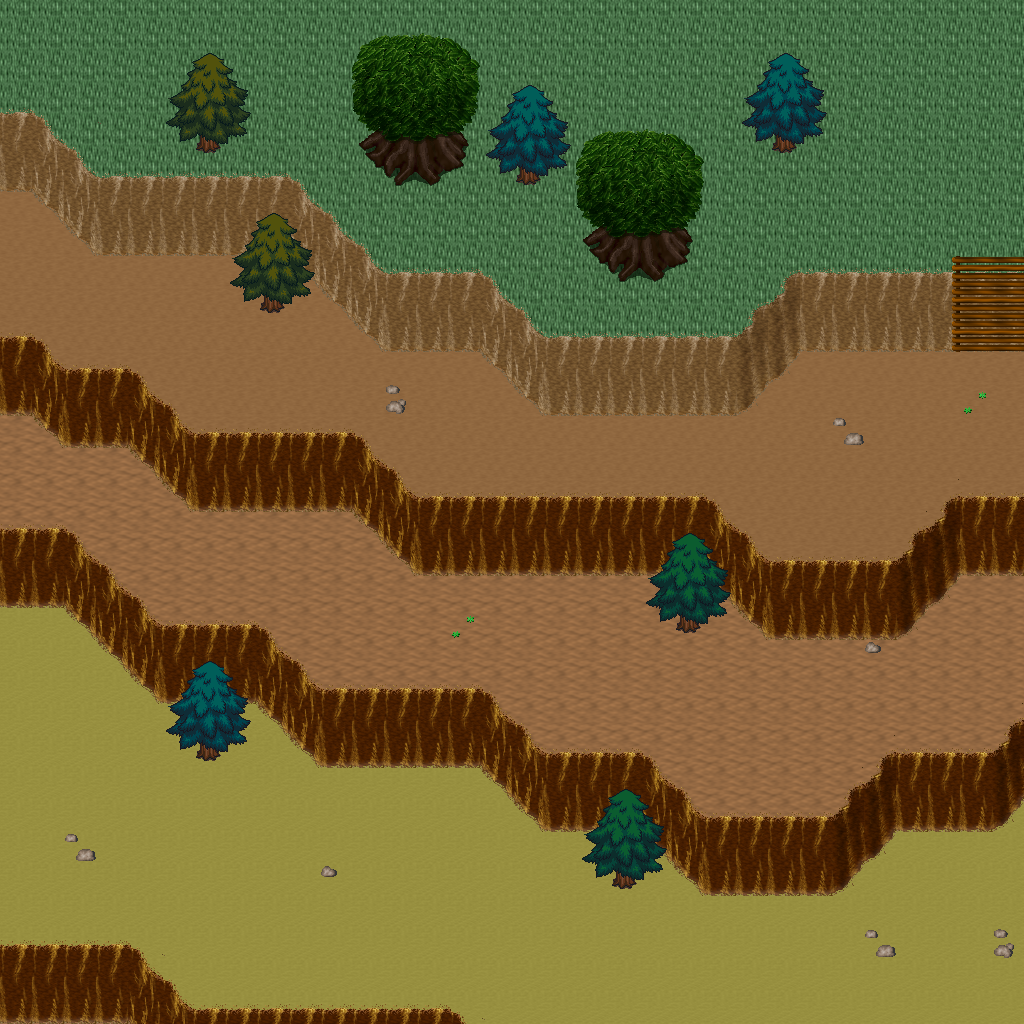

A 2D game scene composited from a Tiled map and its tileset images. What follows is a short description and the map's XML, with each tile layer's data collapsed to a summary:
An orthogonal 32x32 tile map with 32x32 px tiles, 5 tile layers (Ground, Objects, Objects2, Above, ...), 1 hidden layer not drawn, 15 tilesets.

<map version="1.10" tiledversion="1.11.0" orientation="orthogonal" renderorder="right-down" width="32" height="32" tilewidth="32" tileheight="32" infinite="0" nextlayerid="11" nextobjectid="1">
 <tileset firstgid="1" name="logic_collision" tilewidth="32" tileheight="32" tilecount="1" columns="1">
  <image source="../drawable/logic_collision.png" width="32" height="32" />
 </tileset>
 <tileset firstgid="2" name="ground_ground" tilewidth="32" tileheight="32" tilecount="33" columns="3">
  <image source="../drawable/ground_ground.png" width="96" height="352" />
 </tileset>
 <tileset firstgid="35" name="ground_ridge_earth_pale" tilewidth="32" tileheight="32" tilecount="96" columns="12">
  <image source="../drawable/ground_ridge_earth_pale.png" width="384" height="256" />
 </tileset>
 <tileset firstgid="131" name="ground_ridge_earth_dark" tilewidth="32" tileheight="32" tilecount="96" columns="12">
  <image source="../drawable/ground_ridge_earth_dark.png" width="384" height="256" />
 </tileset>
 <tileset firstgid="227" name="terrain_desert" tilewidth="32" tileheight="32" tilecount="88" columns="8">
  <image source="../drawable/terrain_desert.png" width="256" height="352" />
 </tileset>
 <tileset firstgid="315" name="ground_ladder_vertical_dark" tilewidth="32" tileheight="32" tilecount="3" columns="3">
  <image source="../drawable/ground_ladder_vertical_dark.png" width="96" height="32" />
 </tileset>
 <tileset firstgid="318" name="plant_tree_evergreen" tilewidth="32" tileheight="32" tilecount="36" columns="3">
  <image source="../drawable/plant_tree_evergreen.png" width="96" height="384" />
 </tileset>
 <tileset firstgid="354" name="plant_cactus" tilewidth="32" tileheight="32" tilecount="2" columns="1">
  <image source="../drawable/plant_cactus.png" width="32" height="64" />
 </tileset>
 <tileset firstgid="356" name="plant_cactus_2" tilewidth="32" tileheight="32" tilecount="10" columns="5">
  <image source="../drawable/plant_cactus_2.png" width="160" height="64" />
 </tileset>
 <tileset firstgid="366" name="ground_sand_2" tilewidth="32" tileheight="32" tilecount="15" columns="5">
  <image source="../drawable/ground_sand_2.png" width="160" height="96" />
 </tileset>
 <tileset firstgid="381" name="plant_tree_tree_darkgreen" tilewidth="32" tileheight="32" tilecount="88" columns="8">
  <image source="../drawable/plant_tree_tree_darkgreen.png" width="256" height="352" />
 </tileset>
 <tileset firstgid="469" name="ground_rock_pebbles" tilewidth="32" tileheight="32" tilecount="3" columns="1">
  <image source="../drawable/ground_rock_pebbles.png" width="32" height="96" />
 </tileset>
 <tileset firstgid="472" name="plant_star_shaped_plants" tilewidth="32" tileheight="32" tilecount="6" columns="2">
  <image source="../drawable/plant_star_shaped_plants.png" width="64" height="96" />
 </tileset>
 <tileset firstgid="478" name="plant_stump_small_stump" tilewidth="32" tileheight="32" tilecount="4" columns="2">
  <image source="../drawable/plant_stump_small_stump.png" width="64" height="64" />
 </tileset>
 <tileset firstgid="482" name="plant_round_cactuses" tilewidth="32" tileheight="32" tilecount="20" columns="10">
  <image source="../drawable/plant_round_cactuses.png" width="320" height="64" />
 </tileset>
 <layer id="1" name="Ground" width="32" height="32">
  <data>[1024 cells, 1024 non-empty, 4 distinct tile ids]</data>
 </layer>
 <layer id="2" name="Objects" width="32" height="32">
  <data>[1024 cells, 384 non-empty, 40 distinct tile ids]</data>
 </layer>
 <layer id="3" name="Objects2" width="32" height="32">
  <data>[1024 cells, 9 non-empty, 2 distinct tile ids]</data>
 </layer>
 <layer id="4" name="Above" width="32" height="32">
  <data>[1024 cells, 89 non-empty, 40 distinct tile ids]</data>
 </layer>
 <layer id="5" name="Above2" width="32" height="32">
  <data>[1024 cells, 0 non-empty, 0 distinct tile ids]</data>
 </layer>
 <layer id="6" name="Walkable" width="32" height="32" visible="0">
  <data>[1024 cells, 222 non-empty, 1 distinct tile ids]</data>
 </layer>
 <objectgroup id="7" name="Mapevents" />
 <objectgroup id="8" name="Spawn" />
 <objectgroup id="9" name="Keys" />
 <objectgroup id="10" name="Replace" />
</map>
